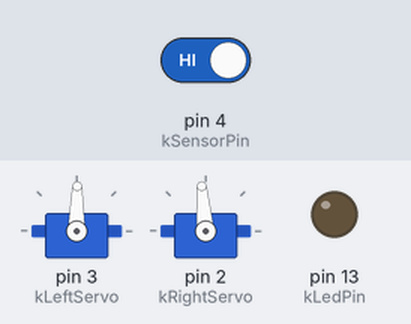
The sketch below on a simulated Arduino Uno, built with avr-gcc and run on an emulated ATmega328P. Shown: 2 × servo, output pins drawn as LEDs (lit = HIGH). Wiring (inferred from the names in the program): 2 × servo: signal pin 2 / signal pin 3. The inputs (shaded band) are chosen by the test bench; at power-on: pin 4 (kSensorPin) HIGH. Random numbers use the default seed unless the sketch sets one; servo pulses on a pin are drawn as a servo (544–2400 µs = 0–180°); pins used as bus, display or sensor lines are not drawn.

Above: at 1.2 s.
1.3 s: pin 4 (kSensorPin) driven LOW
At 2.1 s:
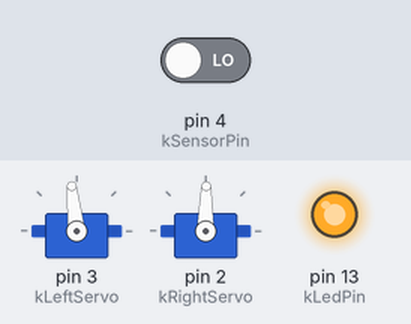
Timing chart, 0 to 4.5 s (numbered marks = the images above; inputs shaded):
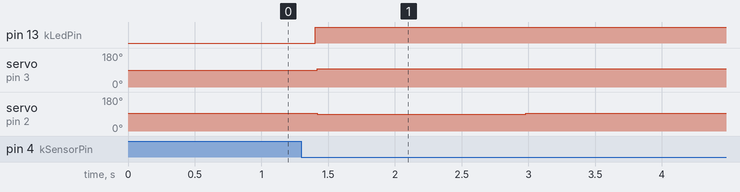

Measured:
- after the input at 1.3 s, pin 13 (kLedPin): LOW → HIGH after 0.10 s; servo on pin 3 (kLeftServo): 89° → 96° after 0.12 s; servo on pin 2 (kRightServo): 95° → 89° after 0.12 s, → 95° 1.6 s later

The sketch:

mindbot.ino
```cpp
const int kLeftServo = 3;
const int kRightServo = 2;
const int kSensorPin = 4;
const int kLedPin = 13;

const int kSpeed = 25;

// Servo rotating backwards are a bit slower for some reason.
const float kBackwardServoSlop = 0.6;

// To calibrate, send 1500us high pulses to servo, then adjust pot
// until servo doesn't rotate.

void setup() {
  pinMode(kLeftServo, OUTPUT);
  pinMode(kRightServo, OUTPUT);
  pinMode(kLedPin, OUTPUT);
  pinMode(kSensorPin, INPUT);

  randomSeed(analogRead(0));
}

void loop() {
  digitalWrite(kLedPin, obstacleDetected() ? HIGH : LOW);
  delay(10);  // ms
  if (obstacleDetected()) {
    evade();
  } else {
    forward();
  }
  //delay(500);
  //backward();
}

bool obstacleDetected() {
  return digitalRead(kSensorPin) == LOW;
}

void evade() {
  for (int i = 0; i < 12; ++i)
    backward();
  for (int i = 0, e = 19 * random(1, 4); i < e; ++i)
    turn();
}

void turn() {
  // 18 turns are about 90 deg
  for (int i = 0; i < 10; ++i) {
    pulseServo(kLeftServo, 1500 + kSpeed);  // us
    pulseServo(kRightServo, 1500 + kSpeed);  // us
  }
}

void forward() {
  for (int i = 0; i < 10; ++i) {
    pulseServo(kLeftServo, 1500 - kSpeed / kBackwardServoSlop);  // us
    pulseServo(kRightServo, 1500 + kSpeed);  // us
  }
}

void backward() {
  for (int i = 0; i < 10; ++i) {
    pulseServo(kLeftServo, 1500 + kSpeed);  // us
    pulseServo(kRightServo, 1500 - kSpeed / kBackwardServoSlop);  // us
  }
}

void pulseServo(int pin, int us) {
  digitalWrite(pin, HIGH);

  delayMicroseconds(us);
  digitalWrite(pin, LOW);
  delay(5);  // ms
}
```
